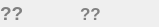
<?xml version="1.0" encoding="UTF-8"?>
<ui version="4.0">
 <class>BatteryWidget</class>
 <widget class="QWidget" name="BatteryWidget">
  <property name="geometry">
   <rect>
    <x>0</x>
    <y>0</y>
    <width>159</width>
    <height>27</height>
   </rect>
  </property>
  <property name="sizePolicy">
   <sizepolicy hsizetype="Minimum" vsizetype="Preferred">
    <horstretch>0</horstretch>
    <verstretch>0</verstretch>
   </sizepolicy>
  </property>
  <property name="windowTitle">
   <string>Battery</string>
  </property>
  <layout class="QHBoxLayout" name="horizontalLayout">
   <property name="spacing">
    <number>0</number>
   </property>
   <property name="leftMargin">
    <number>0</number>
   </property>
   <property name="topMargin">
    <number>0</number>
   </property>
   <property name="rightMargin">
    <number>0</number>
   </property>
   <property name="bottomMargin">
    <number>0</number>
   </property>
   <item>
    <widget class="QLabel" name="voltage">
     <property name="enabled">
      <bool>false</bool>
     </property>
     <property name="palette">
      <palette>
       <active>
        <colorrole role="WindowText">
         <brush brushstyle="SolidPattern">
          <color alpha="255">
           <red>0</red>
           <green>255</green>
           <blue>0</blue>
          </color>
         </brush>
        </colorrole>
       </active>
       <inactive>
        <colorrole role="WindowText">
         <brush brushstyle="SolidPattern">
          <color alpha="255">
           <red>0</red>
           <green>255</green>
           <blue>0</blue>
          </color>
         </brush>
        </colorrole>
       </inactive>
       <disabled>
        <colorrole role="WindowText">
         <brush brushstyle="SolidPattern">
          <color alpha="255">
           <red>128</red>
           <green>128</green>
           <blue>128</blue>
          </color>
         </brush>
        </colorrole>
       </disabled>
      </palette>
     </property>
     <property name="font">
      <font>
       <pointsize>14</pointsize>
       <weight>75</weight>
       <bold>true</bold>
      </font>
     </property>
     <property name="text">
      <string>??</string>
     </property>
    </widget>
   </item>
   <item>
    <widget class="QLabel" name="percent">
     <property name="enabled">
      <bool>false</bool>
     </property>
     <property name="palette">
      <palette>
       <active>
        <colorrole role="WindowText">
         <brush brushstyle="SolidPattern">
          <color alpha="255">
           <red>0</red>
           <green>255</green>
           <blue>0</blue>
          </color>
         </brush>
        </colorrole>
       </active>
       <inactive>
        <colorrole role="WindowText">
         <brush brushstyle="SolidPattern">
          <color alpha="255">
           <red>0</red>
           <green>255</green>
           <blue>0</blue>
          </color>
         </brush>
        </colorrole>
       </inactive>
       <disabled>
        <colorrole role="WindowText">
         <brush brushstyle="SolidPattern">
          <color alpha="255">
           <red>128</red>
           <green>128</green>
           <blue>128</blue>
          </color>
         </brush>
        </colorrole>
       </disabled>
      </palette>
     </property>
     <property name="font">
      <font>
       <pointsize>13</pointsize>
       <weight>75</weight>
       <bold>true</bold>
      </font>
     </property>
     <property name="text">
      <string>??</string>
     </property>
    </widget>
   </item>
  </layout>
 </widget>
 <resources/>
 <connections/>
</ui>
